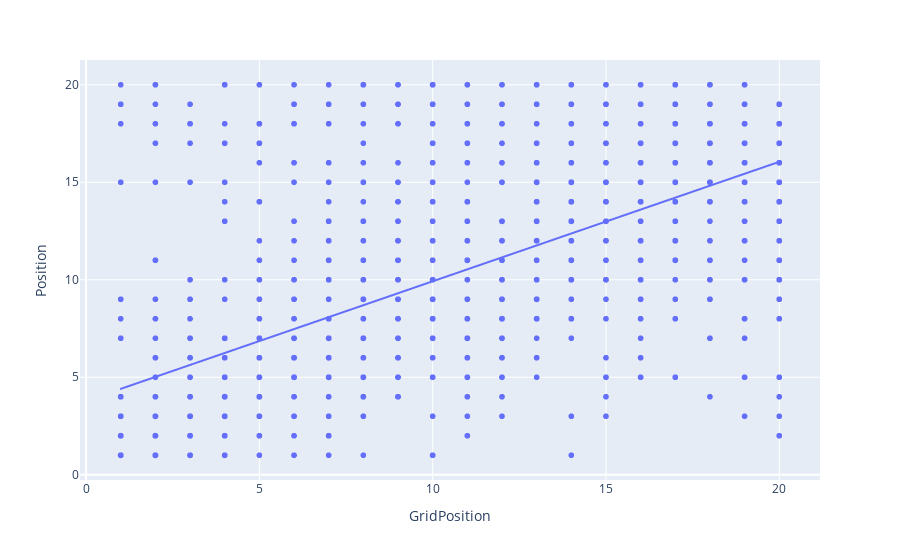

The code cell stored with this chart in its notebook:
### Code cell
fig = px.scatter(df, y="Position", x="GridPosition", trendline="ols")
fig.update_layout(barmode="group")
fig.show()

### Figure 1 — Plotly figure (JSON) as saved in the notebook; plotly's stock layout.template omitted (floating-point values rounded to 4 significant figures; data arrays with more than 128 entries replaced by an {"elided": "..."} marker saying what was removed)
{"data": [{"hovertemplate": "GridPosition=%{x}<br>Position=%{y}<extra></extra>", "legendgroup": "", "marker": {"color": "#636efa", "symbol": "circle"}, "mode": "markers", "name": "", "showlegend": false, "type": "scattergl", "x": {"elided": "1547 int values"}, "xaxis": "x", "y": {"elided": "1547 int values"}, "yaxis": "y"}, {"hovertemplate": "<b>OLS trendline</b><br>Position = 0.612806 * GridPosition + 3.79242<br>R<sup>2</sup>=0.394243<br><br>GridPosition=%{x}<br>Position=%{y} <b>(trend)</b><extra></extra>", "legendgroup": "", "marker": {"color": "#636efa", "symbol": "circle"}, "mode": "lines", "name": "", "showlegend": false, "type": "scattergl", "x": {"elided": "1547 int values"}, "xaxis": "x", "y": {"elided": "1547 float values"}, "yaxis": "y"}], "layout": {"barmode": "group", "legend": {"tracegroupgap": 0}, "margin": {"t": 60}, "xaxis": {"anchor": "y", "domain": [0, 1], "title": {"text": "GridPosition"}}, "yaxis": {"anchor": "x", "domain": [0, 1], "title": {"text": "Position"}}}}
